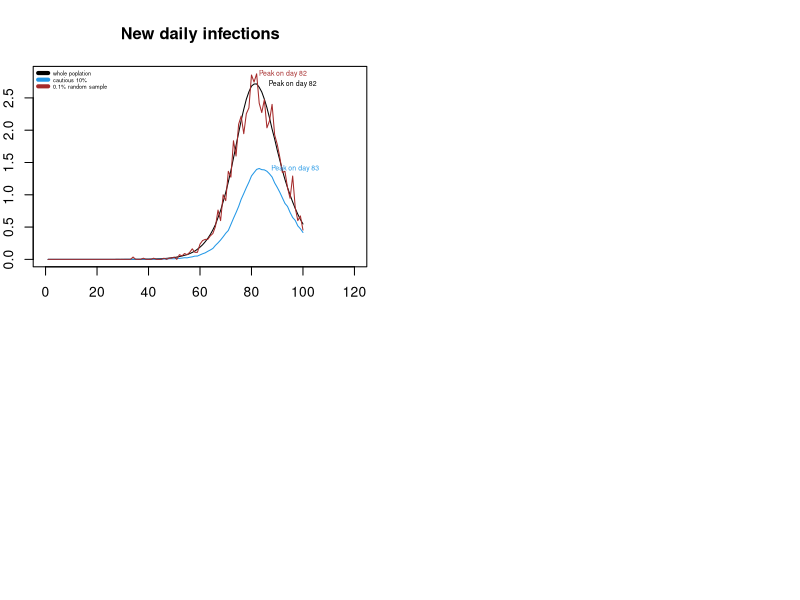

R code for this plot: (Note: this script raises an error after producing the figure.)
##By Group 02： Huanyu Su(s2171849), Mia Wu(s2025818), Peiran Zhang(s2184444)
##Github Repo URL: https://github.com/BeijiStars/Practice-2

## Overview
## ********
## To come up with an epidemic simulation（function, Plots and analysis) in large population in 100 days
## and try to answer the following questions: 
## 1  what do the daily infection trajectories look like for the 10% of the population 
##    with the lowest individual transmission possibilities;
## 2  and how do they compare to the infection trajectories for the whole population? 

## Steps
## ********
## 1  Write one function to simulate the number of new infections each day among the whole population;
##    and simulate the 10% population with the lowest individual transmission possibilities;
##    and simulate a radom sample of 0.1% of the population. 
## 2  Standardise and plot the daily infections trajectories and trajectory peaks compare 
##    among 'whole population', '10% cautious' and '0.1% random sample'.
## 3  Running 10 replicate simulations and plot results in three parts.
## 4  Analyze the implications of these results to the ZOE app data.

## Algorithm details
## *****************
## 1  The initial susceptible population of size 5.5 million is set, and 10 randomly chosen people 
##    are set to the exposed (E) state.
## 2  Once exposed, people have a daily probability 1/3 entering the infectious (I) state.
## 3  Each day an uninfected person, j, has a probability lambda*beta[j]*the sum of betas of all
##    currently of infectious people of being infected,and entering the E state, where lambda is
##    an overall viral infectivity parameter, vector beta contains relative contact rates for all
##    people, and the average value of betap[i] over the whole population is 1.
## 4  The infectious have a daily probability of 1/5 of leaving the infectious state (recovery or 
##    transition to serious disease). Over the course of simulation re-infection is not considered.
## 5  9 vectors are created to record the number of people in the exposed (E), infectious (I) and 
##    recovered (R) states for the whole population, the 'cautious 10%' and the 0.1% of random sample
##    each day.
## 6  The new infections on day i (i>1) for three populations are then caculated by summing the differences
##    between E state and I state, and then plus the increase of number of individuals in R state.
## 7  In order for the 3 curves to be displayed in one graph, they need to be divided 
##    by their own sample size in order to be normalised.
## 8  Simulation 10 was repeated, placing the 3 curves in 3 separate graphs to compare their fluctuations 
##    and thus explain the impact of using the ZOE app on the infection trajectory.

##  Step1 
##  write the function epidemic

epidemic <- function(n=5500000,ne=10,lambda=0.4/n,pei=1/3,pir=1/5,nd=100) {
  ## whole population (n = 5,500,000),
  ## randomly chosen people in E state (ne = 10),
  ## constant number (lambda = 0.4 / n),
  ## E <- I daily probability (pei = 1/3),
  ## I <- R or serious disease daily probabiliyu (pir = 1/5)
  ## simulate 100 days (nd = 100)
  beta <- rlnorm(n,0,0.5); beta <- beta/mean(beta)
  ## beta[i] is a relative contact rate with others the ith person in the whole population has
  E <- I <- R <- rep(0,nd) ## set up storage for pop in Exposed, Infectious and Recovered state
  E_lb <- E_r <- I_lb <- I_r <- R_lb <- R_r<- rep(0,nd) ## set up storage for pop with specific conditions
  inew <- inew_lb <- inew_r <- rep(0,nd) ## set up storage for infected and recovered pop change
  x <- rep(0,n) ## initialize to susceptible state
  
  ## start the epidemic by setting ne randomly chosen people to the E state
  x[sample((1:length(x)), ne)] <- 1 
  E[1] <- ne
  random_sample <- sample(1:n, size = 0.001*n) ## a random sample of 0.1% of the population to be recorded
  ind_lb <- which(beta < quantile(beta, 0.1)) ## the 10% of the population with lowest betas
  
  ## loop over days
  for (i in 2:nd) { 
    u <- runif(n) ## uniform random deviates
    x[x==2&u<pir] <- 3 ## I -> R
    x[x==0&u<lambda*beta*sum(beta[x==2])] <- 1 ## S -> E
    x[x==1&u<pei] <- 2 ## E -> I
    E[i] <- sum(x==1) ## exposed people of the whole pop on thid day
    I[i] <- sum(x==2) ## infectious people of the whole pop on this day
    R[i] <- sum(x==3) ## recoveries of the whole pop on this day
    E_lb[i] <- sum(x[ind_lb]==1) ## exposed people of the 10% of the pop with lowest beta
    I_lb[i] <- sum(x[ind_lb]==2) ## infectious people of the 10% of the pop with lowest beta
    R_lb[i] <- sum(x[ind_lb]==3) ## recoveries of the 10% of the pop with lowest beta
    E_r[i] <- sum(x[random_sample]==1) ## exposed people of a random sample of 0.1% of the population
    I_r[i] <- sum(x[random_sample]==2) ## infectious people of a random sample of 0.1% of the population
    R_r[i] <- sum(x[random_sample]==3) ## recoveries of a random sample of 0.1% of the population
  }
  
  inew[-1] <- E[-1] + I[-1] - (E[-nd] + I[-nd]) + (R[-1]-R[-nd]) 
  ## new infections of each day in the whole pop
  inew_lb[-1] <- E_lb[-1] + I_lb[-1] - (E_lb[-nd] + I_lb[-nd]) + (R_lb[-1]-R_lb[-nd])
  ## new infections of each day in the 10% of the pop with lowest beta
  inew_r[-1] <- E_r[-1] + I_r[-1] - (E_r[-nd] + I_r[-nd]) + (R_r[-1]-R_r[-nd]) 
  ## new infections of each day of a random sample of 0.1% of the populatio
  
  list(inew=inew,inew_lb=inew_lb,inew_r=inew_r)
} ## Epidemic

epi <- epidemic() ## simulate epidemic


##  Step2
##  Standardise and plot the daily infections trajectories

##  Standarlize new infections in three samples（whole pop ,10% cautious and 0.1% random sample)
## It means the number of infections per 100 people.
population <- 5.5e6
inew_s <- 100*epi$inew/population
inew_lb_s <- 100*epi$inew_lb/(population * 0.1)
inew_r_s <- 100*epi$inew_r/(population * 0.001)

##  plot the daily infections trajectories in three samples (one simulate)
par(mfcol=c(2,2),mar=c(2,2,4,2)) 
plot(inew_s,ylim=c(0,max(inew_s,inew_lb_s,inew_r_s)),xlim=c(0,120),xlab="Day",ylab="Daily new infections per 100", type = 'l', col=1) 
## pop daily new infections (black)
lines(inew_lb_s,col=4) ## cautious 10% new daily infections (blue)
lines(inew_r_s,col='brown') ## 0.1% random sample new daily infections
legend("topleft", legend = c("whole poplation","cautious 10%","0.1% random sample"), 
       lwd = 4, col = c(1,4,'brown'), cex = 0.4, bty = "n")
title("New daily infections")

## label the day on which each trajectory peaks
text(which.max((inew_s)),max(inew_s), labels = paste("Peak on day", which.max((inew_s))), col=1, adj=-0.25, cex = 0.5)
text(which.max((inew_lb_s)),max(inew_lb_s), labels = paste("Peak on day", which.max((inew_lb_s))), col=4, adj=-0.25, cex = 0.5)
text(which.max((inew_r_s)),max(inew_r_s), labels = paste("Peak on day", which.max((inew_r_s))), col='brown', adj=-0.05, cex = 0.5)



##  Step3
##  Running 10 replicate simulations and plot results

#simulate_10 <- lapply(rep(5.5e6,10), epidemic) ## running 10 replicate simulations and return a list

##  plot daily infections trajectories in three samples respectively
##  plot 10 waves of the whole pop
plot(simulate_10[[1]]$inew,xlab="day",ylab="Daily new infections", ylim=c(0, max(sapply(simulate_10,function(x) max(x$inew)))),
     type = 'l', col=1)
for (i in 2:10){
  lines(simulate_10[[i]]$inew)
}
title("10 times simulation of\n the whole poplation")
##  plot 10 waves of the 10% cautious pop
plot(simulate_10[[1]]$inew_lb,xlab="day",ylab="daily new infections",ylim=c(0, max(sapply(simulate_10,function(x) max(x$inew_lb)))),
     type = 'l', col=4)
for (i in 2:10){
  lines(simulate_10[[i]]$inew_lb, col=4)
}
title(strwrap("10 times simulation of the 10% of the population with lowest beta",width = 30))
##  plot 10 waves of a random sample of 0.1% whole pop
plot(simulate_10[[1]]$inew_r,xlab="day",ylab="daily new infections", ylim=c(0, max(sapply(simulate_10,function(x) max(x$inew_r)))), 
     type = 'l', col='brown')
for (i in 2:10){
  lines(simulate_10[[i]]$inew_r, col='brown')
}
title(strwrap("10 times simulation of a random sample of 0.1% of the population",width = 30))


##  Step4
##  Analyze the implications of these results interpreting daily 
##  infection trajectories reconstructed using the ZOE app data.

##   The results show that：

#### 1 The daily infection peak reconstructed using the ZOE app data are likely to be later than others. 
##     The infection peak of 10% cautious population with low beta values is about 
##     2-5 days later than the peak of whole population and the peak of 0.1% random sample.

#### 2 The number of infections per 100 people in the population reconstructed from the ZOE app data was 
##     significantly smaller than in the total population. 
##     The infection curve for the 10% cautious population with low beta valiue is much lower than 
##     the infection curves for the whole population and the 0.1% random sample (especially near the infection peak).
















